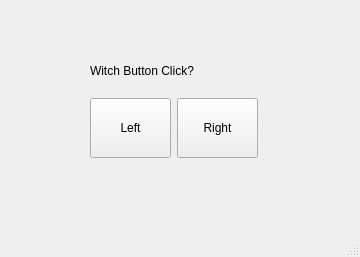
<?xml version="1.0" encoding="UTF-8"?>
<ui version="4.0">
 <class>MainWindow</class>
 <widget class="QMainWindow" name="MainWindow">
  <property name="geometry">
   <rect>
    <x>0</x>
    <y>0</y>
    <width>360</width>
    <height>257</height>
   </rect>
  </property>
  <property name="minimumSize">
   <size>
    <width>80</width>
    <height>60</height>
   </size>
  </property>
  <property name="windowTitle">
   <string>MainWindow</string>
  </property>
  <widget class="QWidget" name="centralwidget">
   <widget class="QWidget" name="layoutWidget">
    <property name="geometry">
     <rect>
      <x>90</x>
      <y>50</y>
      <width>168</width>
      <height>108</height>
     </rect>
    </property>
    <layout class="QGridLayout" name="gridLayout">
     <item row="0" column="0" colspan="2">
      <widget class="QLabel" name="textLabel">
       <property name="minimumSize">
        <size>
         <width>160</width>
         <height>40</height>
        </size>
       </property>
       <property name="text">
        <string>Witch Button Click?</string>
       </property>
      </widget>
     </item>
     <item row="1" column="0">
      <widget class="QPushButton" name="leftButton">
       <property name="minimumSize">
        <size>
         <width>80</width>
         <height>60</height>
        </size>
       </property>
       <property name="text">
        <string>Left</string>
       </property>
      </widget>
     </item>
     <item row="1" column="1">
      <widget class="QPushButton" name="rightButton">
       <property name="minimumSize">
        <size>
         <width>80</width>
         <height>60</height>
        </size>
       </property>
       <property name="text">
        <string>Right</string>
       </property>
      </widget>
     </item>
    </layout>
   </widget>
  </widget>
  <widget class="QMenuBar" name="menubar">
   <property name="geometry">
    <rect>
     <x>0</x>
     <y>0</y>
     <width>360</width>
     <height>23</height>
    </rect>
   </property>
  </widget>
  <widget class="QStatusBar" name="statusbar"/>
 </widget>
 <resources/>
 <connections/>
</ui>
